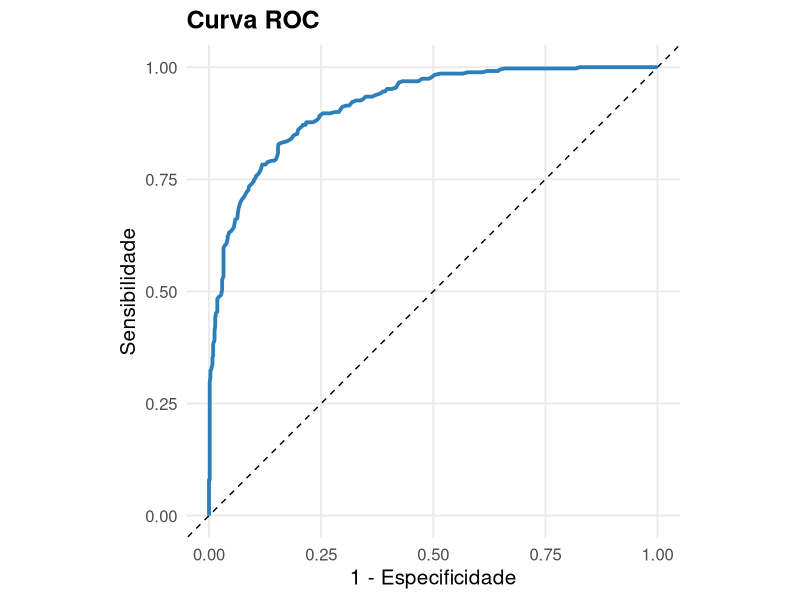
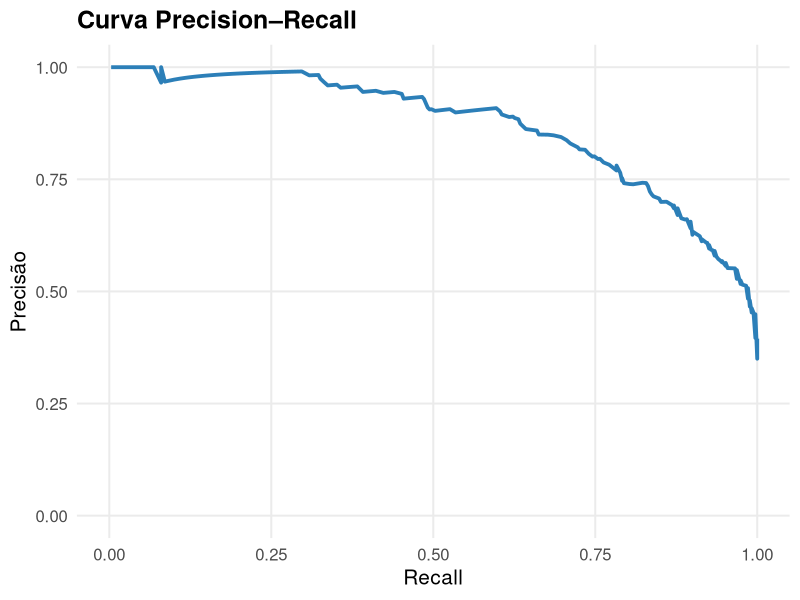

Write the R code that produced these figures, in order.
## ---- chunk 1
#| include: false
library(ggplot2)
library(dplyr)
library(tidyr)

azul <- "#263568"
azul2 <- "#2C7FB8"

tema_slide <- theme_minimal(base_size = 15) +
  theme(
    panel.grid.minor = element_blank(),
    plot.title = element_text(face = "bold"),
    legend.position = "top"
  )

set.seed(335)
base_score <- bind_rows(
  data.frame(y = 0, score = rbeta(650,2.1,4.8)),
  data.frame(y = 1, score = rbeta(350,4.4,2.3))
)

cuts <- seq(0,1,length.out=301)

metricas_cut <- lapply(cuts,function(cut){
  pred <- ifelse(base_score$score >= cut,1,0)
  VP <- sum(pred==1 & base_score$y==1)
  VN <- sum(pred==0 & base_score$y==0)
  FP <- sum(pred==1 & base_score$y==0)
  FN <- sum(pred==0 & base_score$y==1)
  data.frame(
    cut=cut,
    sens=VP/(VP+FN),
    esp=VN/(VN+FP),
    prec=ifelse(VP+FP==0,NA,VP/(VP+FP)),
    recall=VP/(VP+FN)
  )
}) |> bind_rows()

roc_plot_df <- metricas_cut |>
  transmute(FPR=1-esp,TPR=sens) |>
  filter(is.finite(FPR),is.finite(TPR)) |>
  arrange(FPR,TPR)

pr_plot_df <- metricas_cut |>
  transmute(recall,precision=prec) |>
  filter(is.finite(recall),is.finite(precision)) |>
  arrange(recall)
## ---- chunk 2
#| fig-width: 6.6
#| fig-height: 5.0
#| out-width: 62%
#| fig-align: center

ggplot(roc_plot_df,aes(FPR,TPR)) +
  geom_abline(intercept=0,slope=1,linetype="dashed") +
  geom_path(linewidth=1.3,color=azul2) +
  coord_equal(xlim=c(0,1),ylim=c(0,1)) +
  tema_slide +
  labs(title="Curva ROC",
       x="1 - Especificidade",
       y="Sensibilidade")
## ---- chunk 3
#| fig-width: 6.6
#| fig-height: 5.0
#| out-width: 62%
#| fig-align: center

ggplot(pr_plot_df,aes(recall,precision)) +
  geom_path(linewidth=1.3,color=azul2) +
  coord_cartesian(xlim=c(0,1),ylim=c(0,1)) +
  tema_slide +
  labs(title="Curva Precision–Recall",
       x="Recall",
       y="Precisão")
